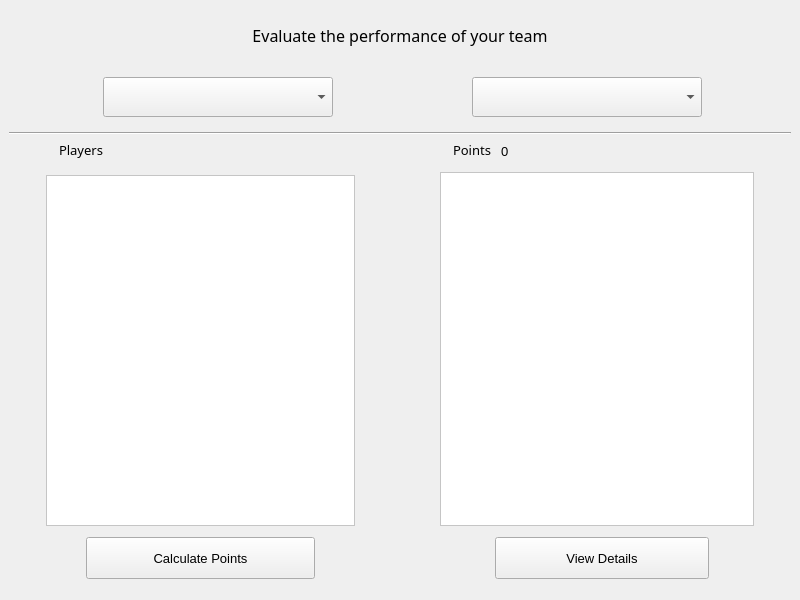
<?xml version="1.0" encoding="UTF-8"?>
<ui version="4.0">
 <class>MainWindow</class>
 <widget class="QMainWindow" name="MainWindow">
  <property name="geometry">
   <rect>
    <x>0</x>
    <y>0</y>
    <width>800</width>
    <height>600</height>
   </rect>
  </property>
  <property name="minimumSize">
   <size>
    <width>650</width>
    <height>580</height>
   </size>
  </property>
  <property name="maximumSize">
   <size>
    <width>800</width>
    <height>600</height>
   </size>
  </property>
  <property name="windowTitle">
   <string>MainWindow</string>
  </property>
  <property name="styleSheet">
   <string notr="true"/>
  </property>
  <widget class="QWidget" name="centralwidget">
   <layout class="QHBoxLayout" name="horizontalLayout_7">
    <item>
     <layout class="QVBoxLayout" name="verticalLayout_2">
      <item>
       <widget class="QLabel" name="label">
        <property name="font">
         <font>
          <family>Segoe UI Semibold</family>
          <pointsize>12</pointsize>
         </font>
        </property>
        <property name="styleSheet">
         <string notr="true">margin : 15;</string>
        </property>
        <property name="text">
         <string>Evaluate the performance of your team</string>
        </property>
        <property name="alignment">
         <set>Qt::AlignCenter</set>
        </property>
       </widget>
      </item>
      <item>
       <widget class="QWidget" name="widget_3" native="true">
        <layout class="QHBoxLayout" name="horizontalLayout_8">
         <property name="spacing">
          <number>50</number>
         </property>
         <property name="leftMargin">
          <number>5</number>
         </property>
         <property name="rightMargin">
          <number>0</number>
         </property>
         <item>
          <widget class="QComboBox" name="team_eval">
           <property name="minimumSize">
            <size>
             <width>181</width>
             <height>40</height>
            </size>
           </property>
           <property name="maximumSize">
            <size>
             <width>230</width>
             <height>40</height>
            </size>
           </property>
           <property name="styleSheet">
            <string notr="true"/>
           </property>
          </widget>
         </item>
         <item>
          <widget class="QComboBox" name="match_eval">
           <property name="minimumSize">
            <size>
             <width>181</width>
             <height>40</height>
            </size>
           </property>
           <property name="maximumSize">
            <size>
             <width>230</width>
             <height>40</height>
            </size>
           </property>
           <property name="styleSheet">
            <string notr="true"/>
           </property>
          </widget>
         </item>
        </layout>
       </widget>
      </item>
      <item>
       <widget class="Line" name="line">
        <property name="orientation">
         <enum>Qt::Horizontal</enum>
        </property>
       </widget>
      </item>
      <item>
       <layout class="QHBoxLayout" name="horizontalLayout_5">
        <item>
         <layout class="QVBoxLayout" name="verticalLayout_4">
          <property name="leftMargin">
           <number>12</number>
          </property>
          <property name="topMargin">
           <number>0</number>
          </property>
          <property name="rightMargin">
           <number>12</number>
          </property>
          <property name="bottomMargin">
           <number>12</number>
          </property>
          <item>
           <widget class="QLabel" name="label_5">
            <property name="font">
             <font>
              <family>Segoe UI Semibold</family>
              <pointsize>10</pointsize>
             </font>
            </property>
            <property name="styleSheet">
             <string notr="true">margin-left : 35;
margin-bottom : 5</string>
            </property>
            <property name="text">
             <string>Players</string>
            </property>
           </widget>
          </item>
          <item>
           <widget class="QListWidget" name="listWidget_3">
            <property name="minimumSize">
             <size>
              <width>256</width>
              <height>311</height>
             </size>
            </property>
            <property name="font">
             <font>
              <pointsize>10</pointsize>
             </font>
            </property>
            <property name="styleSheet">
             <string notr="true">margin : 5;
margin-right : 30;
margin-left : 25;
padding : 7;
background-color: white;</string>
            </property>
            <property name="spacing">
             <number>1</number>
            </property>
           </widget>
          </item>
          <item>
           <widget class="QPushButton" name="calc">
            <property name="font">
             <font>
              <family>Segoe UI</family>
              <pointsize>10</pointsize>
             </font>
            </property>
            <property name="styleSheet">
             <string notr="true">margin-left: 65;
margin-right : 70;
height : 40;</string>
            </property>
            <property name="text">
             <string>Calculate Points</string>
            </property>
           </widget>
          </item>
         </layout>
        </item>
        <item>
         <layout class="QVBoxLayout" name="verticalLayout_5">
          <property name="leftMargin">
           <number>12</number>
          </property>
          <property name="topMargin">
           <number>0</number>
          </property>
          <property name="rightMargin">
           <number>12</number>
          </property>
          <property name="bottomMargin">
           <number>12</number>
          </property>
          <item>
           <layout class="QHBoxLayout" name="horizontalLayout_6" stretch="2,12">
            <item>
             <widget class="QLabel" name="label_6">
              <property name="font">
               <font>
                <family>Segoe UI Semibold</family>
                <pointsize>10</pointsize>
               </font>
              </property>
              <property name="styleSheet">
               <string notr="true">margin-left : 35;
margin-bottom : 2;</string>
              </property>
              <property name="text">
               <string>Points</string>
              </property>
             </widget>
            </item>
            <item>
             <widget class="QLabel" name="label_7">
              <property name="font">
               <font>
                <family>Segoe UI</family>
                <pointsize>10</pointsize>
               </font>
              </property>
              <property name="text">
               <string>0</string>
              </property>
             </widget>
            </item>
           </layout>
          </item>
          <item>
           <widget class="QListWidget" name="listWidget_4">
            <property name="minimumSize">
             <size>
              <width>256</width>
              <height>311</height>
             </size>
            </property>
            <property name="font">
             <font>
              <pointsize>10</pointsize>
             </font>
            </property>
            <property name="styleSheet">
             <string notr="true">margin : 5;
margin-left : 25;
margin-right : 25;
padding : 7;
background-color: white;</string>
            </property>
            <property name="spacing">
             <number>1</number>
            </property>
           </widget>
          </item>
          <item>
           <widget class="QPushButton" name="details">
            <property name="font">
             <font>
              <family>Segoe UI</family>
              <pointsize>10</pointsize>
             </font>
            </property>
            <property name="styleSheet">
             <string notr="true">margin-left : 80;
margin-right : 70;
height : 40;</string>
            </property>
            <property name="text">
             <string>View Details</string>
            </property>
           </widget>
          </item>
         </layout>
        </item>
       </layout>
      </item>
     </layout>
    </item>
   </layout>
  </widget>
 </widget>
 <resources/>
 <connections/>
</ui>
